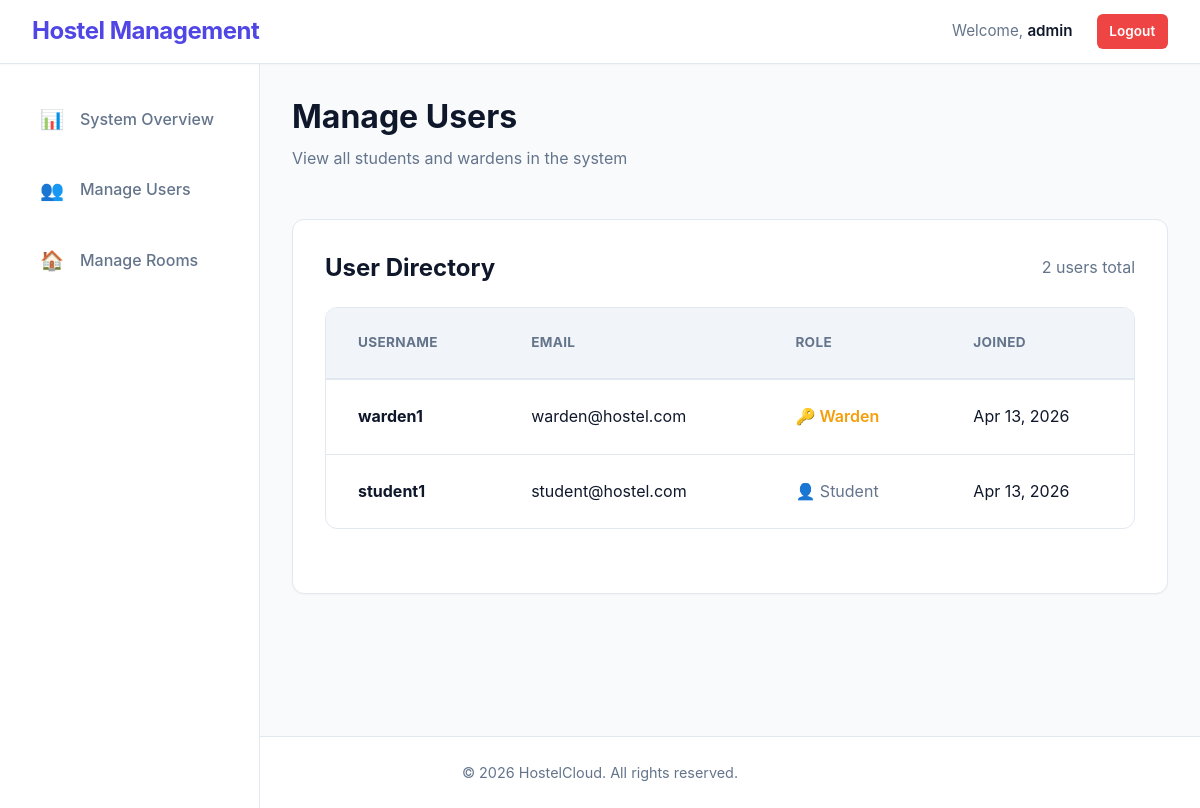
The page /panel/users/ (signed in) on the database its author committed.
### hostel_app/models.py (models this page shows)
class User(AbstractUser):
    ROLE_CHOICES = (
        ('ADMIN', 'Admin'),
        ('WARDEN', 'Warden'),
        ('STUDENT', 'Student'),
    )
    role = models.CharField(max_length=10, choices=ROLE_CHOICES, default='STUDENT')
    phone_number = models.CharField(max_length=15, blank=True, null=True)

### hostel_app/views.py (the view)
# urls.py: path('panel/users/', views.admin_users, name='admin_users'),
@login_required
@admin_required
def admin_users(request):
    users = User.objects.exclude(is_superuser=True)
    return render(request, 'admin/users.html', {'users': users})

### templates/admin/users.html
{% extends 'base.html' %}
{% block content %}
<div class="dashboard-header">
    <div class="dashboard-title">
        <h2>Manage Users</h2>
        <p class="text-secondary">View all students and wardens in the system</p>
    </div>
</div>
<div class="card">
    <div class="card-header">
        <h3>User Directory</h3>
        <span class="text-secondary">{{ users|length }} users total</span>
    </div>
    <div class="card-body">
        <div class="table-responsive">
            <table>
                <thead>
                    <tr>
                        <th>Username</th>
                        <th>Email</th>
                        <th>Role</th>
                        <th>Joined</th>
                    </tr>
                </thead>
                <tbody>
                    {% for u in users %}
                    <tr>
                        <td>
                            <strong>{{ u.username }}</strong>
                        </td>
                        <td>{{ u.email }}</td>
                        <td>
                            {% if u.role == 'WARDEN' %}
                                <span class="text-warning">🔑 Warden</span>
                            {% elif u.role == 'ADMIN' %}
                                <span class="text-danger">👑 Admin</span>
                            {% else %}
                                <span class="text-secondary">👤 Student</span>
                            {% endif %}
                        </td>
                        <td>{{ u.date_joined|date:"M d, Y" }}</td>
                    </tr>
                    {% empty %}
                    <tr>
                        <td colspan="4" class="text-center text-secondary">No users found in the system.</td>
                    </tr>
                    {% endfor %}
                </tbody>
            </table>
        </div>
    </div>
</div>
{% endblock %}

### templates/base.html (shortened to what this page needs)
{% load static %}
<!DOCTYPE html>
<html lang="en">
<head>
    <link rel="stylesheet" href="{% static 'css/style.css' %}">
</head>
<body>
    <header class="navbar">
        <div class="nav-container">
            <a href="{% url 'home' %}" class="logo">Hostel Management</a>
            <nav class="nav-links">
                {% if user.is_authenticated %}
                    <span class="nav-welcome">Welcome, <strong>{{ user.username }}</strong></span>
                    <a href="{% url 'logout' %}" class="btn btn-sm btn-danger">Logout</a>
                {% else %}
                    <a href="{% url 'login' %}" class="nav-link">Login</a>
                    <a href="{% url 'register' %}" class="btn btn-sm">Register</a>
                {% endif %}
            </nav>
        </div>
    </header>
    <div class="layout">
        {% if user.is_authenticated %}
            <aside class="sidebar">
                <nav class="sidebar-nav">
                    {% if user.role == 'ADMIN' %}
                        <a href="{% url 'admin_dashboard' %}" class="nav-item">
                            <span class="nav-icon">📊</span>
                            <span>System Overview</span>
                        </a>
                        <a href="{% url 'admin_users' %}" class="nav-item">
                            <span class="nav-icon">👥</span>
                            <span>Manage Users</span>
                        </a>
                        <a href="{% url 'admin_rooms' %}" class="nav-item">
                            <span class="nav-icon">🏠</span>
                            <span>Manage Rooms</span>
                        </a>
                    {% elif user.role == 'WARDEN' %}
                        <a href="{% url 'warden_dashboard' %}" class="nav-item">
                            <span class="nav-icon">⚙️</span>
                            <span>Warden Overview</span>
                        </a>
                    {% endif %}
                </nav>
            </aside>
        {% endif %}
        <main class="main-content {% if user.is_authenticated %}with-sidebar{% endif %}">
            <div class="content-inner">
                {% block content %}
                {% endblock %}
            </div>
        </main>
    </div>
    <footer class="footer">
        <p>&copy; 2026 HostelCloud. All rights reserved.</p>
    </footer>
</body>
</html>

### rows shown on the page
User: username "admin"
User: username "warden1", email "warden@hostel.com", role "🔑 Warden", date_joined "Apr 13, 2026"
User: username "student1", email "student@hostel.com", role "👤 Student", date_joined "Apr 13, 2026"

### other values the page prints
{{ users|length }} "2"
